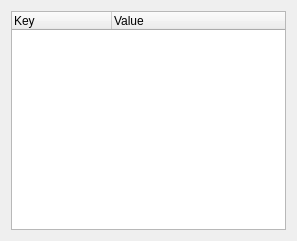
<?xml version="1.0" encoding="UTF-8"?>
<ui version="4.0">
 <class>PluginGps</class>
 <widget class="QWidget" name="PluginGps">
  <property name="geometry">
   <rect>
    <x>0</x>
    <y>0</y>
    <width>297</width>
    <height>241</height>
   </rect>
  </property>
  <property name="windowTitle">
   <string>Form</string>
  </property>
  <layout class="QVBoxLayout" name="verticalLayout">
   <item>
    <widget class="QTreeWidget" name="info_treeWidget">
     <property name="enabled">
      <bool>true</bool>
     </property>
     <property name="editTriggers">
      <set>QAbstractItemView::NoEditTriggers</set>
     </property>
     <property name="rootIsDecorated">
      <bool>false</bool>
     </property>
     <column>
      <property name="text">
       <string>Key</string>
      </property>
     </column>
     <column>
      <property name="text">
       <string>Value</string>
      </property>
     </column>
    </widget>
   </item>
  </layout>
 </widget>
 <resources/>
 <connections/>
</ui>
